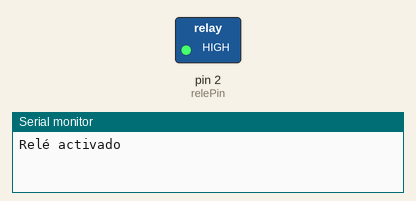
Recording of a sketch running on a simulated Arduino Uno, built with avr-gcc and run on an emulated ATmega328P. Parts: switched loads named in the sketch (green lamp = pin HIGH), the last lines printed to the serial monitor.

Above: at 1.5 s.
At 4.5 s:
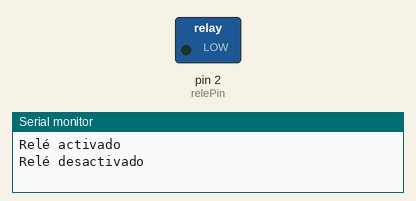
Timing chart, 0 to 7.8 s (numbered marks = the images above):
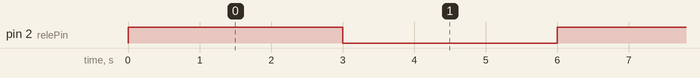

Measured:
- by itself, pin 2 (relePin): alternates HIGH for 3.0 s and LOW for 3.0 s

The sketch:

rele.ino
```cpp
// Definición de pines
const int relePin = 2; // Pin para el módulo relé

void setup() {
  // Inicializa la comunicación serial
  Serial.begin(9600);

  // Configura el pin del relé como salida
  pinMode(relePin, OUTPUT);
}

void loop() {
  // Activa el relé
  digitalWrite(relePin, HIGH); // Activa el relé
  Serial.println("Relé activado");
  delay(3000); // Espera 3 segundos

  // Desactiva el relé
  digitalWrite(relePin, LOW); // Desactiva el relé
  Serial.println("Relé desactivado");
  delay(3000); // Espera 3 segundos
}
```
